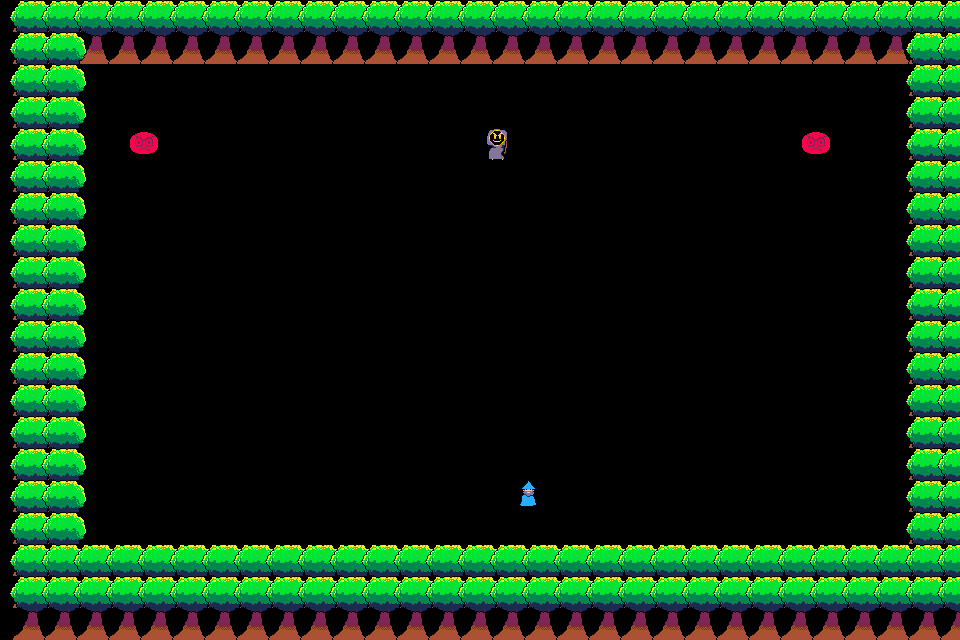

Below is a game level as drawn by its tile map, then a one-line description and the .tmx file that defines it, in full:
An orthogonal 30x20 tile map with 32x32 px tiles, 1 tile layer (Tile Layer 1).

<map version="1.9" tiledversion="1.9.2" orientation="orthogonal" renderorder="right-down" width="30" height="20" tilewidth="32" tileheight="32" infinite="0" nextlayerid="2" nextobjectid="1">
 <tileset firstgid="1" source="Tileset.tsx" />
 <layer id="1" name="Tile Layer 1" width="30" height="20">
  <data encoding="csv">
5,5,5,5,5,5,5,5,5,5,5,5,5,5,5,5,5,5,5,5,5,5,5,5,5,5,5,5,5,5,
5,5,5,5,5,5,5,5,5,5,5,5,5,5,5,5,5,5,5,5,5,5,5,5,5,5,5,5,5,5,
5,5,0,0,0,0,0,0,0,0,0,0,0,0,0,0,0,0,0,0,0,0,0,0,0,0,0,0,5,5,
5,5,0,0,0,0,0,0,0,0,0,0,0,0,0,0,0,0,0,0,0,0,0,0,0,0,0,0,5,5,
5,5,0,0,6,0,0,0,0,0,0,0,0,0,0,4,0,0,0,0,0,0,0,0,0,6,0,0,5,5,
5,5,0,0,0,0,0,0,0,0,0,0,0,0,0,0,0,0,0,0,0,0,0,0,0,0,0,0,5,5,
5,5,0,0,0,0,0,0,0,0,0,0,0,0,0,0,0,0,0,0,0,0,0,0,0,0,0,0,5,5,
5,5,0,0,0,0,0,0,0,0,0,0,0,0,0,0,0,0,0,0,0,0,0,0,0,0,0,0,5,5,
5,5,0,0,0,0,0,0,0,0,0,0,0,0,0,0,0,0,0,0,0,0,0,0,0,0,0,0,5,5,
5,5,0,0,0,0,0,0,0,0,0,0,0,0,0,0,0,0,0,0,0,0,0,0,0,0,0,0,5,5,
5,5,0,0,0,0,0,0,0,0,0,0,0,0,0,0,0,0,0,0,0,0,0,0,0,0,0,0,5,5,
5,5,0,0,0,0,0,0,0,0,0,0,0,0,0,0,0,0,0,0,0,0,0,0,0,0,0,0,5,5,
5,5,0,0,0,0,0,0,0,0,0,0,0,0,0,0,0,0,0,0,0,0,0,0,0,0,0,0,5,5,
5,5,0,0,0,0,0,0,0,0,0,0,0,0,0,0,0,0,0,0,0,0,0,0,0,0,0,0,5,5,
5,5,0,0,0,0,0,0,0,0,0,0,0,0,0,0,0,0,0,0,0,0,0,0,0,0,0,0,5,5,
5,5,0,0,0,0,0,0,0,0,0,0,0,0,0,0,2,0,0,0,0,0,0,0,0,0,0,0,5,5,
5,5,0,0,0,0,0,0,0,0,0,0,0,0,0,0,0,0,0,0,0,0,0,0,0,0,0,0,5,5,
5,5,0,0,0,0,0,0,0,0,0,0,0,0,0,0,0,0,0,0,0,0,0,0,0,0,0,0,5,5,
5,5,5,5,5,5,5,5,5,5,5,5,5,5,5,5,5,5,5,5,5,5,5,5,5,5,5,5,5,5,
5,5,5,5,5,5,5,5,5,5,5,5,5,5,5,5,5,5,5,5,5,5,5,5,5,5,5,5,5,5
</data>
 </layer>
</map>
